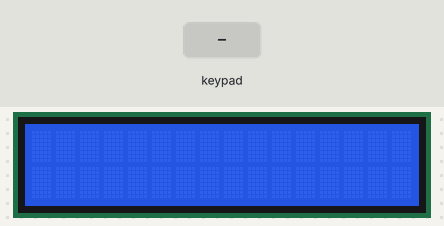
Recording of a sketch running on a simulated Arduino Uno, built with avr-gcc and run on an emulated ATmega328P. Shown: 16×2 character LCD. Inputs (shaded band) come from the test bench.

Above: at 1.2 s.
1.3 s: keypad keys 1 2 1 1 1 0 9 # pressed 0.4 s apart
At 5.2 s:
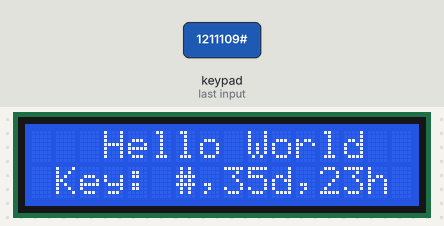
6.0 s: key '*' pressed
At 6.4 s:
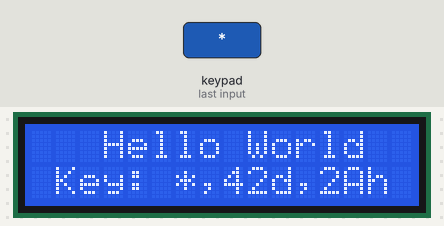
7.5 s: key '3' pressed
At 8.7 s:
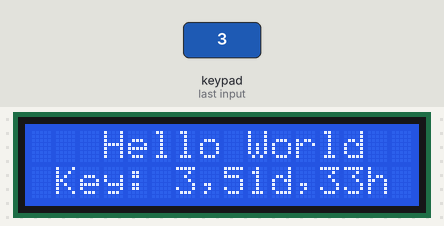
9.0 s: keypad keys 6 7 8 pressed 0.4 s apart
At 10.6 s:
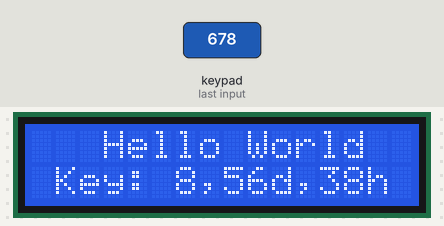
11.7 s: key '#' pressed
At 12.1 s:
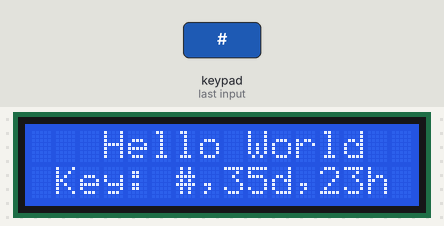
13.2 s: key '1' pressed
At 14.5 s:
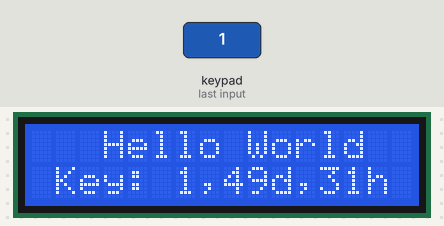
Timing chart, 0 to 15.7 s (numbered marks = the images above; inputs shaded):
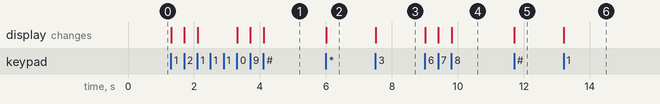

The sketch:

Key_Lcd.ino
```cpp
#include <LiquidCrystal.h>
#include <Keypad.h>


const byte ROWS = 4;  //four rows
const byte COLS = 3;  //three columns
char keys[ROWS][COLS] = {
  { '1', '2', '3' },
  { '4', '5', '6' },
  { '7', '8', '9' },
  { '*', '0', '#' }
};
byte rowPins[ROWS] = { 12, 11, 10, 9 };  //connect to the row pinouts of keypad
byte colPins[COLS] = { 6, 7, 8 };        //connect to the column pinouts of keypad
Keypad keypad = Keypad(makeKeymap(keys), rowPins, colPins, ROWS, COLS);


LiquidCrystal lcd(5, 4, 0, 1, 2, 3);  // set up the LCD's connection pins

void setup() {
  lcd.begin(16, 2);
}


void loop() {
  char key = keypad.getKey();
  if (key) {
    Serial.println(key);
    lcd.clear();
    lcd.setCursor(3, 0);
    lcd.print("Hello World");
    lcd.setCursor(1, 1);
    lcd.print("Key: ");
    lcd.print((char)key);
    lcd.print(",");
    lcd.print(key, DEC);
    lcd.print("d");
    lcd.print(",");
    lcd.print(key,HEX);
    lcd.print("h");
  }
}
```

Measured:
- after the input at 1.3 s, the display: first changes at once (image 1 shows a later state)
- after the input at 6.0 s, the display: changes at once (image 2)
- after the input at 7.5 s, the display: changes at once (image 3)
- after the input at 9.0 s, the display: first changes at once (image 4 shows a later state)
- after the input at 11.7 s, the display: changes at once (image 5)
- after the input at 13.2 s, the display: changes at once (image 6)
